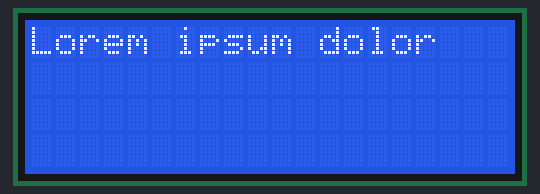
Simulated run of this sketch. Board: Arduino Uno, built with avr-gcc and run on an emulated ATmega328P. Shown: 20×4 character LCD.

Above: at 1.6 s.
At 3.7 s:
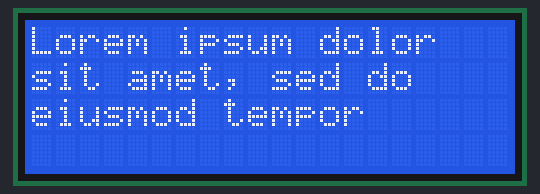
At 4.7 s:
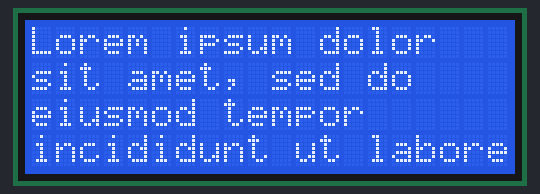
At 6.7 s:
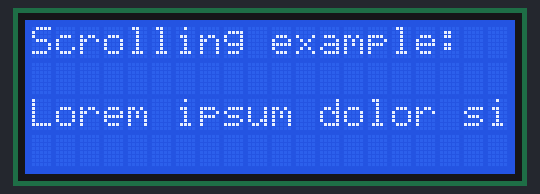
At 24.74 s:
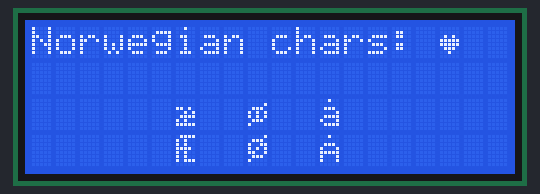
At 39.3 s:
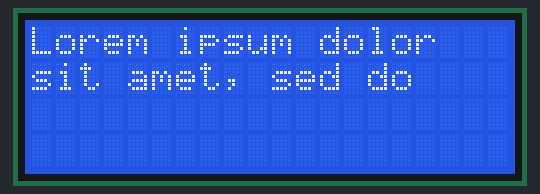

The sketch:

lcd-i2c-usage.ino
```cpp
#include <Wire.h>
#include <LiquidCrystal_I2C.h>

// set the LCD address to 0x27
// Set the pins on the I2C chip used for LCD connections:
//                    addr, en,rw,rs,d4,d5,d6,d7,bl,blpol
LiquidCrystal_I2C lcd(0x27, 2, 1, 0, 4, 5, 6, 7, 3, POSITIVE);


void setup() {
  Serial.begin(9600);

  // Initialize the lcd for 20 chars 4 lines, turn on backlight
  lcd.begin(20, 4);

  // Blink backlight 3 times
  for (int i = 0; i < 3; i++) {
    lcd.noBacklight();
    delay(250);
    lcd.backlight();
    delay(250);
  }

}

void loremIpsum() {
  lcd.clear();
  lcd.setCursor(0, 0);
  lcd.print("Lorem ipsum dolor ");
  delay(1000);
  lcd.setCursor(0, 1);
  lcd.print("sit amet, sed do ");
  delay(1000);
  lcd.setCursor(0, 2);
  lcd.print("eiusmod tempor ");
  delay(1000);
  lcd.setCursor(0, 3);
  lcd.print("incididunt ut labore");
  delay(2000);
}

void loremIpsumScrolling() {
  lcd.clear();
  String lorem = "Lorem ipsum dolor sit amet, consectetur adipisicing elit, sed do eiusmod";

  lcd.setCursor(0, 0);
  lcd.print("Scrolling example:");

  lcd.setCursor(0, 2);
  lcd.print(lorem.substring(0, 20));
  delay(2000);

  for (int i = 0; i < lorem.length(); i++) {
    int end = min(i + 20, lorem.length());

    char substr[end - i + 1];
    char line[21];

    lorem.substring(i, end + 1).toCharArray(substr, end - i + 1);
    sprintf(line, "%-20s", substr);

    lcd.setCursor(0, 2);
    lcd.print(line);

    delay(200);
  }
}

void norwegianLetters() {
  // Create using https://omerk.github.io/lcdchargen/

  byte hearthFull[8]  = { B00000,B00000,B01010,B11111,B11111,B01110,B00100,B00000 };
  byte hearthEmpty[8] = { B00000,B00000,B01010,B10101,B10001,B01010,B00100,B00000 };
  byte lowerAe[8]     = { B00000,B00000,B11010,B00101,B01111,B10100,B11111,B00000 }; // æ
  byte lowerOe[8]     = { B00000,B00001,B01110,B10101,B10101,B01110,B10000,B00000 }; // ø
  byte lowerAa[8]     = { B00100,B00000,B01110,B00001,B01111,B10001,B01111,B00000 }; // å
  byte upperAe[8]     = { B01111,B10100,B10100,B11110,B10100,B10100,B10111,B00000 }; // Æ
  byte upperOe[8]     = { B00001,B01110,B10011,B10101,B11001,B01110,B10000,B00000 }; // Ø
  byte upperAa[8]     = { B00100,B00000,B01110,B10001,B11111,B10001,B10001,B00000 }; // Å

  lcd.createChar(0, hearthFull);
  lcd.createChar(1, hearthEmpty);
  lcd.createChar(2, lowerAe);
  lcd.createChar(3, lowerOe);
  lcd.createChar(4, lowerAa);
  lcd.createChar(5, upperAe);
  lcd.createChar(6, upperOe);
  lcd.createChar(7, upperAa);

  lcd.clear();
  for (int i = 0; i < 40; i++) {
    lcd.setCursor(0,0);
    lcd.print("Norwegian chars: ");
    lcd.print(char(i % 2));
    lcd.setCursor(0,2);
    lcd.print("      \2  \3  \4");
    lcd.setCursor(0,3);
    lcd.print("      \5  \6  \7");
    delay(300);
  }
}

void loop() {
  loremIpsum();
  loremIpsumScrolling();
  norwegianLetters();
}
```

Measured:
- what the display in image 0 shows lasts 1.0 s, from 1.6 s to 2.6 s
- what the display in image 2 shows lasts 2.1 s, from 4.6 s to 6.7 s
- what the display in image 3 shows lasts 2.2 s, from 6.7 s to 8.9 s
